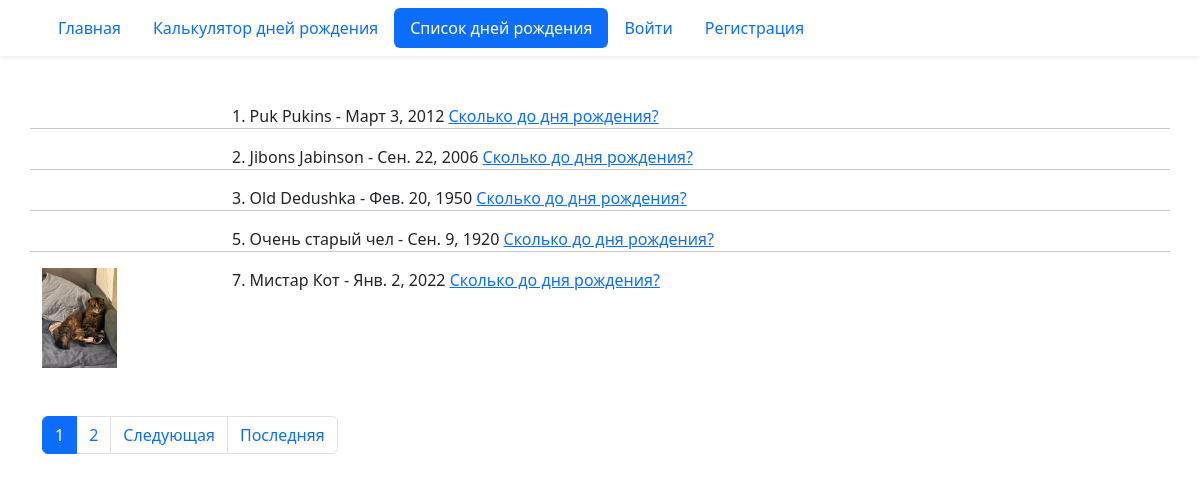
The page /birthday/list/ on the database as committed earlier.
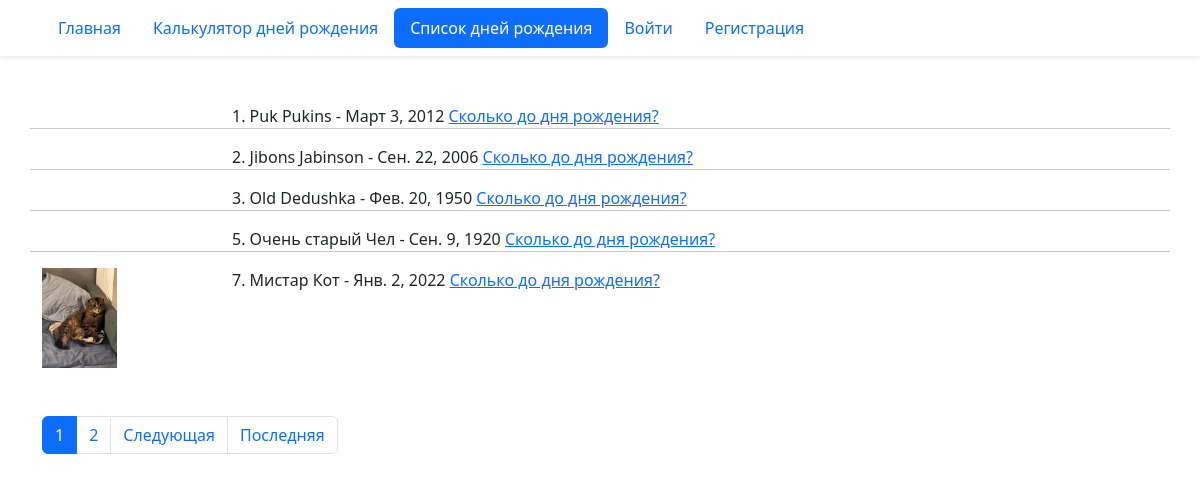
The same page on the database as committed later.
### birthday/models.py (models this page shows, shortened)
class Birthday(models.Model):
    first_name = models.CharField('Имя', max_length=30)
    last_name = models.CharField(
        'Фамилия', blank=True, help_text='Необязательное поле', max_length=30
    )
    birthday = models.DateField('Дата рождения', validators=(real_age,))
    image = models.ImageField('Фото', upload_to='birthdays_images', blank=True)
    author = models.ForeignKey(
        User, verbose_name='Автор записи', on_delete=models.CASCADE, null=True
    )
    tags = models.ManyToManyField(
        Tag,
        verbose_name='Теги',
        blank=True,
        help_text='Удерживайте Ctrl для выбора нескольких вариантов'
    )
    class Meta:
        constraints = (
            models.UniqueConstraint(
                fields=('first_name', 'last_name', 'birthday'),
                name='Unique person constraint',
            ),
        )

### birthday/views.py (the view)
# urls.py: path('list/', views.BirthdayListView.as_view(), name='list'),
class BirthdayListView(ListView):
    model = Birthday
    ordering = 'id'
    paginate_by = 5

### templates/birthday/birthday_list.html (shortened to what this page needs)
{% extends "base.html" %}
{% block content %}
  {% for birthday in object_list %}
    <div class="row">
      <div class="col-2">
        {% if birthday.image %}
          <img src="{{ birthday.image.url }}" height="100">
        {% endif %}
      </div>
      <div class="col-10">
        <div>
          {{ birthday.id }}. {{ birthday.first_name }} {{ birthday.last_name }} - {{ birthday.birthday }}
          <a href="{% url 'birthday:detail' birthday.id %}">Сколько до дня рождения?</a>
        </div>
      </div>
      {% if not forloop.last %}
        <hr>
      {% endif %}
    </div>
  {% endfor %}
  {% include "includes/paginator.html" %}
{% endblock %}

Rows that differ between the two databases and show on the page:
changed Birthday "Очень старый": last_name "чел" → "Чел"
